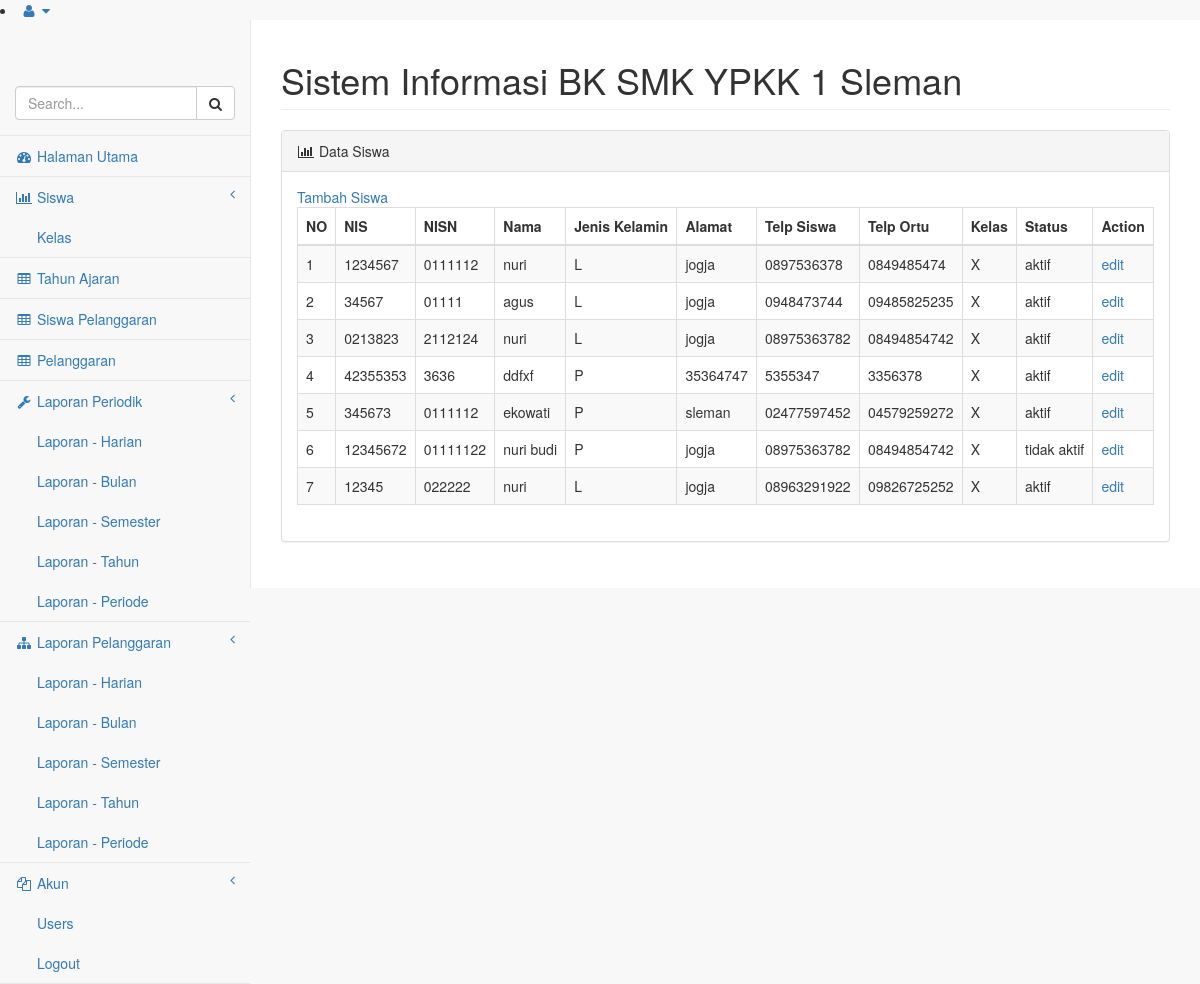
The app's page /pages/index.php?page=siswa with its own data.
### tables this page shows
CREATE TABLE `siswa` (
  `id_siswa` int(11) NOT NULL AUTO_INCREMENT,
  `nis` varchar(10) NOT NULL,
  `nisn` char(10) NOT NULL,
  `nama` varchar(100) NOT NULL,
  `jenis_kelamin` enum('L','P') NOT NULL,
  `alamat` varchar(100) NOT NULL,
  `tlpn_siswa` varchar(15) NOT NULL,
  `tlpn_orang_tua` varchar(15) NOT NULL,
  `id_kelas` int(11) NOT NULL,
  `status` enum('aktif','tidak aktif') NOT NULL,
  PRIMARY KEY (`id_siswa`),
  UNIQUE KEY `nis` (`nis`),
  KEY `id_kelas` (`id_kelas`),
  CONSTRAINT `siswa_ibfk_1` FOREIGN KEY (`id_kelas`) REFERENCES `kelas` (`id_kelas`) ON UPDATE CASCADE
);

CREATE TABLE `kelas` (
  `id_kelas` int(11) NOT NULL AUTO_INCREMENT,
  `nama_kelas` enum('X','XI','XII') NOT NULL,
  `id_jurusan` int(11) NOT NULL,
  `status` enum('aktif','tidak aktif') NOT NULL,
  PRIMARY KEY (`id_kelas`),
  KEY `id_jurusan` (`id_jurusan`),
  CONSTRAINT `kelas_ibfk_1` FOREIGN KEY (`id_jurusan`) REFERENCES `jurusan` (`id_jurusan`) ON DELETE CASCADE ON UPDATE CASCADE
);

### pages/siswa.php (the view, shortened to what this page needs)
<div class="panel panel-default">
                        <div class="panel-heading">
                            <i class="fa fa-bar-chart-o fa-fw"></i> Data Siswa
                        </div>
                        <div class="panel-body">
                            <div class="row">
                                <div class="col-lg-12">
                                    <div class="table-responsive">
<a href="index.php?page=siswa_add">Tambah Siswa </a>
<?php
$query = mysql_query("SELECT
     siswa.nis
    ,siswa.nisn
    , siswa.nama
    , siswa.jenis_kelamin
    , siswa.alamat
    , siswa.tlpn_siswa
    , siswa.tlpn_orang_tua
    , kelas.nama_kelas
    , siswa.status
FROM `bk_smk`.`siswa`
    Left JOIN `bk_smk`.`kelas`
        ON (siswa.id_kelas = kelas.id_kelas) order BY kelas.nama_kelas");
?>
<table class="table table-striped table-bordered table-hover" >
  <thead>
  <tr>
  <th scope="col">NO</th>
    <th scope="col">NIS</th>
    <th scope="col">NISN</th>
    <th scope="col">Nama</th>
    <th scope="col">Jenis Kelamin</th>
    <th scope="col">Alamat</th>
    <th scope="col">Telp Siswa</th>
    <th scope="col">Telp Ortu</th>
    <th scope="col">Kelas</th>
    <th scope="col">Status</th>
    <th scope="col">Action</th>
  </tr>
  </thead>
  <tbody>
  <?php
  $no = 1;
  while($data = mysql_fetch_array($query))
  {
  ?>
  <tr>
    <td><?php echo $no ?></td>
    <td><?php echo $data['nis'] ?></td>
    <td><?php echo $data['nisn'] ?></td>
    <td><?php echo $data['nama'] ?></td>
    <td><?php echo $data['jenis_kelamin'] ?></td>
    <td><?php echo $data['alamat'] ?></td>
    <td><?php echo $data['tlpn_siswa'] ?></td>
    <td><?php echo $data['tlpn_orang_tua'] ?></td>
    <td><?php echo $data['nama_kelas'] ?></td>
    <td><?php echo $data['status'] ?></td>
    <td><a href="index.php?page=siswa_edit&nis=<?php echo $data['nis'] ?>">edit</a></td>
  </tr>
  <?php
  $no++;
  }
  ?>
  </tbody>
</table>
</div>
                                </div>
                                <div class="col-lg-8">
                                </div>
                            </div>
                        </div>
                    </div>

### records on screen
siswa: nis "1234567", nisn "0111112", nama "nuri", jenis_kelamin "L", alamat "jogja", tlpn_siswa "0897536378", tlpn_orang_tua "0849485474", id_kelas.nama_kelas "X", status "aktif"
siswa: nis "34567", nisn "01111", nama "agus", jenis_kelamin "L", alamat "jogja", tlpn_siswa "0948473744", tlpn_orang_tua "09485825235", id_kelas.nama_kelas "X", status "aktif"
siswa: nis "0213823", nisn "2112124", nama "nuri", jenis_kelamin "L", alamat "jogja", tlpn_siswa "08975363782", tlpn_orang_tua "08494854742", id_kelas.nama_kelas "X", status "aktif"
siswa: nis "42355353", nisn "3636", nama "ddfxf", jenis_kelamin "P", alamat "35364747", tlpn_siswa "5355347", tlpn_orang_tua "3356378", id_kelas.nama_kelas "X", status "aktif"
siswa: nis "345673", nisn "0111112", nama "ekowati", jenis_kelamin "P", alamat "sleman", tlpn_siswa "02477597452", tlpn_orang_tua "04579259272", id_kelas.nama_kelas "X", status "aktif"
siswa: nis "12345672", nisn "01111122", nama "nuri budi", jenis_kelamin "P", alamat "jogja", tlpn_siswa "08975363782", tlpn_orang_tua "08494854742", id_kelas.nama_kelas "X", status "tidak aktif"
siswa: nis "12345", nisn "022222", nama "nuri", jenis_kelamin "L", alamat "jogja", tlpn_siswa "08963291922", tlpn_orang_tua "09826725252", id_kelas.nama_kelas "X", status "aktif"
